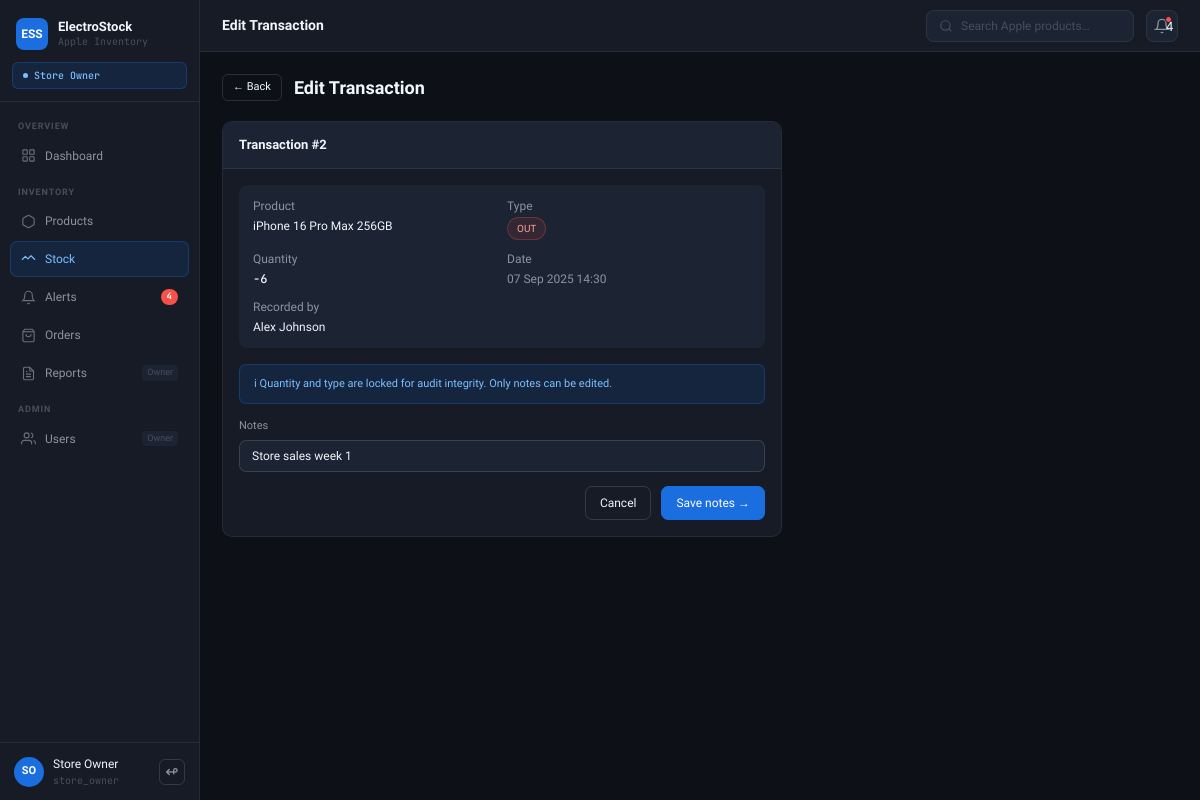
Screenshot of /stock/edit.php?id=2 (signed in) with the database file from the repository.
### tables this page shows
CREATE TABLE stock_movements (
  id         INT AUTO_INCREMENT PRIMARY KEY,
  product_id INT  NOT NULL,
  type       ENUM('IN','OUT','ADJUSTMENT') NOT NULL,
  quantity   INT  NOT NULL,
  notes      VARCHAR(255),
  moved_by   INT  NOT NULL,
  created_at TIMESTAMP DEFAULT CURRENT_TIMESTAMP,
  FOREIGN KEY (product_id) REFERENCES products(id) ON DELETE CASCADE,
  FOREIGN KEY (moved_by)   REFERENCES users(id)    ON DELETE CASCADE
);

CREATE TABLE products (
  id          INT AUTO_INCREMENT PRIMARY KEY,
  name        VARCHAR(150) NOT NULL UNIQUE,
  sku         VARCHAR(40)  NOT NULL UNIQUE,
  category    ENUM('iPhone','Mac','iPad','Watch','Accessory') NOT NULL,
  description TEXT,
  price       DECIMAL(10,2) NOT NULL,
  quantity    INT           NOT NULL DEFAULT 0,
  min_qty     INT           NOT NULL DEFAULT 5,
  supplier    VARCHAR(100)  DEFAULT 'Apple Inc.',
  is_active   TINYINT(1)   NOT NULL DEFAULT 1,
  added_by    INT,
  created_at  TIMESTAMP    DEFAULT CURRENT_TIMESTAMP,
  updated_at  TIMESTAMP    DEFAULT CURRENT_TIMESTAMP ON UPDATE CURRENT_TIMESTAMP,
  FOREIGN KEY (added_by) REFERENCES users(id) ON DELETE SET NULL
);

CREATE TABLE users (
  id            INT AUTO_INCREMENT PRIMARY KEY,
  full_name     VARCHAR(100) NOT NULL,
  email         VARCHAR(150) NOT NULL UNIQUE,
  password_hash VARCHAR(255) NOT NULL,
  role          ENUM('store_owner','employee') NOT NULL DEFAULT 'employee',
  is_active     TINYINT(1)  NOT NULL DEFAULT 1,
  created_at    TIMESTAMP   DEFAULT CURRENT_TIMESTAMP
);

### auth/session.php (called while the page is built, shortened)
<?php
function h($s) { return htmlspecialchars((string)$s, ENT_QUOTES, 'UTF-8'); }

### stock/edit.php (the view, shortened to what this page needs)
<?php
require_once "../includes/header.php";
$id = (int)($_GET["id"] ?? 0);
$tx = mysqli_fetch_assoc(mysqli_query($conn,
    "SELECT sm.*,p.name pname,u.full_name dby FROM stock_movements sm
     JOIN products p ON p.id=sm.product_id
     JOIN users u ON u.id=sm.moved_by
     WHERE sm.id=$id"));
$tc = ["IN"=>"b-green","OUT"=>"b-red","ADJUSTMENT"=>"b-amber"];
$sign = $tx["quantity"] > 0 ? "+" : "";
?>
<div class="page-hdr">
  <a href="search.php" class="btn btn-outline btn-sm">&larr; Back</a>
  <h1>Edit Transaction</h1>
</div>
<div class="card" style="max-width:560px">
  <div class="card-hdr"><span class="card-title">Transaction #<?= $id ?></span></div>
  <div class="card-body">
    <div style="background:var(--bg3);border-radius:8px;padding:12px 14px;margin-bottom:16px;display:grid;grid-template-columns:1fr 1fr;gap:10px;font-size:12px">
      <div><span style="color:var(--t2)">Product</span><div class="fw" style="margin-top:2px"><?= h($tx["pname"]) ?></div></div>
      <div><span style="color:var(--t2)">Type</span><div style="margin-top:2px"><span class="badge <?= $tc[$tx["type"]] ?>"><?= $tx["type"] ?></span></div></div>
      <div><span style="color:var(--t2)">Quantity</span><div class="mono fw" style="margin-top:2px"><?= $sign.$tx["quantity"] ?></div></div>
      <div><span style="color:var(--t2)">Date</span><div style="margin-top:2px;color:var(--t2)"><?= date("d M Y H:i",strtotime($tx["created_at"])) ?></div></div>
      <div><span style="color:var(--t2)">Recorded by</span><div style="margin-top:2px"><?= h($tx["dby"]) ?></div></div>
    </div>
    <div class="alert alert-info" style="font-size:11px;margin-bottom:14px">&#8505; Quantity and type are locked for audit integrity. Only notes can be edited.</div>
    <form method="POST">
      <div class="fg"><label>Notes</label>
        <input type="text" name="notes" class="fc" value="<?= h($_POST["notes"]??$tx["notes"]) ?>" placeholder="e.g. Delivery batch #42 — corrected">
      </div>
      <div style="display:flex;gap:10px;justify-content:flex-end">
        <a href="search.php" class="btn btn-outline">Cancel</a>
        <button class="btn btn-primary">Save notes &rarr;</button>
      </div>
    </form>
  </div>
</div>
<?php require_once "../includes/footer.php"; ?>

### assets/style.css (style rules this page uses)
:root { --bg:#0D1117;--bg2:#161B26;--bg3:#1C2333;--bg4:#232B3E; --b:rgba(255,255,255,.07);--b2:rgba(255,255,255,.13); --t1:#F0F6FC;--t2:#8B949E;--t3:#484F58; --blue:#1A6EE0;--bbg:rgba(26,110,224,.13);--bbd:rgba(26,110,224,.3); --green:#3FB950;--gbg:rgba(63,185,80,.1);--gbd:rgba(63,185,80,.28); --amber:#D29922;--abg:rgba(210,153,34,.1);--abd:rgba(210,153,34,.28); --red:#F85149;--rbg:rgba(248,81,73,.1);--rbd:rgba(248,81,73,.28); --sb:200px;--tb:52px;--r:10px;--rs:7px;--rl:14px; --font:'Sora',sans-serif;--mono:'JetBrains Mono',monospace; }
* { box-sizing:border-box;margin:0;padding:0 }
body { font-family:var(--font);background:var(--bg);color:var(--t1);font-size:13px;line-height:1.5 }
a { text-decoration:none;color:inherit }
.page-hdr { display:flex;align-items:center;gap:12px;margin-bottom:20px }
.page-hdr h1 { font-size:18px;font-weight:600;flex:1 }
.card { background:var(--bg2);border:1px solid var(--b);border-radius:var(--r);overflow:hidden;margin-bottom:16px }
.card-hdr { display:flex;align-items:center;gap:10px;padding:13px 16px;border-bottom:1px solid var(--b);background:var(--bg3) }
.card-title { font-size:13px;font-weight:600;flex:1 }
.card-body { padding:16px }
.fw { font-weight:500 }
.mono { font-family:var(--mono) }
.badge { display:inline-block;font-size:10px;font-weight:500;padding:3px 9px;border-radius:20px;border:1px solid;white-space:nowrap }
.b-red { background:var(--rbg);color:#ffa198;border-color:var(--rbd) }
.btn { display:inline-flex;align-items:center;justify-content:center;gap:7px;padding:7px 14px;border-radius:var(--rs);font-size:12px;font-weight:500;cursor:pointer;border:1px solid transparent;font-family:var(--font);transition:all .12s;white-space:nowrap;text-decoration:none }
.btn-primary { background:var(--blue);color:#fff;border-color:var(--blue) }
.btn-outline { background:transparent;color:var(--t1);border-color:var(--b2) }
.btn-sm { padding:4px 10px;font-size:11px;border-radius:6px }
.fg { margin-bottom:14px }
.fg label { font-size:11px;font-weight:500;color:var(--t2);display:block;margin-bottom:5px }
.fc { width:100%;padding:8px 12px;background:var(--bg3);border:1px solid var(--b2);border-radius:var(--rs);font-size:12px;color:var(--t1);font-family:var(--font);outline:none;transition:border-color .12s }
.fc::placeholder { color:var(--t3) }
.alert { display:flex;align-items:center;gap:10px;padding:11px 14px;border-radius:var(--rs);margin-bottom:14px;font-size:12px;border:1px solid }
.alert-info { background:var(--bbg);color:#79c0ff;border-color:var(--bbd) }

### rows the page displays
stock_movements: product.name "iPhone 16 Pro Max 256GB", type "OUT", quantity "-6", created_at "07 Sep 2025 14:30", moved_by.full_name "Alex Johnson", notes "Store sales week 1"

### other values shown
$ac "4"
initials() "SO"
$_SESSION['name'] "Store Owner"
$_SESSION['role'] "store_owner"
$t "Edit Transaction"
$_ac "4"
$id "2"
